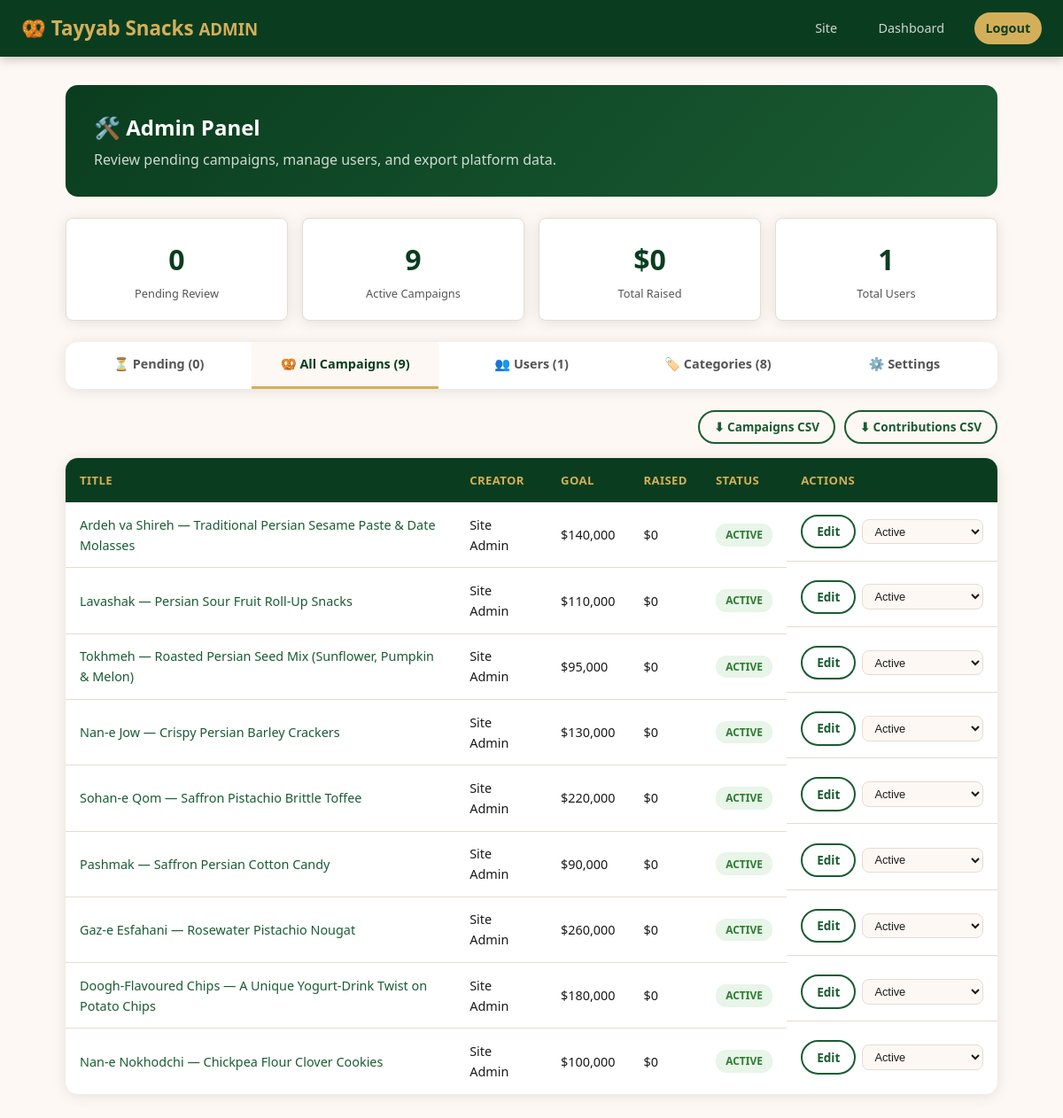
Screenshot of /admin.php?tab=campaigns (signed in) with the database file from the repository.
### tables this page shows
CREATE TABLE IF NOT EXISTS campaigns (
    id            INT UNSIGNED AUTO_INCREMENT PRIMARY KEY,
    user_id       INT UNSIGNED NOT NULL,
    category_id   INT UNSIGNED,
    title         VARCHAR(200) NOT NULL,
    description   TEXT NOT NULL,
    goal_amount   DECIMAL(12,2) NOT NULL,
    raised_amount DECIMAL(12,2) DEFAULT 0.00,
    city          VARCHAR(100),
    image_url     VARCHAR(500),
    deadline      DATE,
    status        ENUM('pending','active','funded','closed','rejected') DEFAULT 'pending',
    created_at    TIMESTAMP DEFAULT CURRENT_TIMESTAMP,
    updated_by    INT UNSIGNED NULL,
    updated_at    TIMESTAMP NULL,
    FOREIGN KEY (user_id)     REFERENCES users(id) ON DELETE CASCADE,
    FOREIGN KEY (category_id) REFERENCES categories(id) ON DELETE SET NULL,
    FOREIGN KEY (updated_by)  REFERENCES users(id) ON DELETE SET NULL,
    INDEX idx_status (status),
    INDEX idx_user (user_id)
);

CREATE TABLE IF NOT EXISTS users (
    id         INT UNSIGNED AUTO_INCREMENT PRIMARY KEY,
    name       VARCHAR(100) NOT NULL,
    email      VARCHAR(150) NOT NULL UNIQUE,
    password   VARCHAR(255) NOT NULL,
    phone      VARCHAR(30),
    city       VARCHAR(100),
    country    VARCHAR(100) DEFAULT 'Pakistan',
    is_admin   TINYINT(1) DEFAULT 0,
    is_verified TINYINT(1) DEFAULT 0,
    verification_token   VARCHAR(64) NULL,
    verification_expires  DATETIME NULL,
    created_at TIMESTAMP DEFAULT CURRENT_TIMESTAMP,
    INDEX idx_email (email)
);

### db.php (called while the page is built, shortened)
<?php
function e(string $s): string {
    return htmlspecialchars($s, ENT_QUOTES, 'UTF-8');
}

### admin.php (the view, shortened to what this page needs)
<?php
require_once __DIR__ . '/db.php';
$tab = $_GET['tab'] ?? 'pending';
$stats = $pdo->query(
    "SELECT (SELECT COUNT(*) FROM users) AS total_users,
            (SELECT COUNT(*) FROM campaigns WHERE status='pending') AS pending_count,
            (SELECT COUNT(*) FROM campaigns WHERE status='active') AS active_count,
            (SELECT COALESCE(SUM(raised_amount),0) FROM campaigns) AS total_raised,
            (SELECT COUNT(*) FROM contributions) AS total_contributions"
)->fetch();
$pending = $pdo->query(
    "SELECT c.*, u.name AS creator_name, cat.name AS cat_name FROM campaigns c
     JOIN users u ON u.id = c.user_id LEFT JOIN categories cat ON cat.id = c.category_id
     WHERE c.status = 'pending' ORDER BY c.created_at ASC"
)->fetchAll();
$allCampaigns = $pdo->query(
    "SELECT c.*, u.name AS creator_name, cat.name AS cat_name FROM campaigns c
     JOIN users u ON u.id = c.user_id LEFT JOIN categories cat ON cat.id = c.category_id
     ORDER BY c.created_at DESC"
)->fetchAll();
$users = $pdo->query('SELECT * FROM users ORDER BY created_at DESC')->fetchAll();
$categories = $pdo->query('SELECT * FROM categories ORDER BY name')->fetchAll();
?>
<!DOCTYPE html>
<html lang="en">
<head>
<link rel="stylesheet" href="style.css">
</head>
<body>
<nav class="navbar">
    <div class="nav-brand">🥨 <?= e(SITE_NAME) ?> <small style="color:var(--gold)">ADMIN</small></div>
    <div class="nav-links">
        <a href="index.php">Site</a>
        <a href="dashboard.php">Dashboard</a>
        <a href="logout.php" class="nav-btn">Logout</a>
    </div>
</nav>
<div class="dashboard-wrap" style="max-width:1100px">
    <div class="dashboard-header">
        <h2>🛠️ Admin Panel</h2>
        <p>Review pending campaigns, manage users, and export platform data.</p>
    </div>
    <div class="stat-cards">
        <div class="stat-card"><div class="num"><?= (int) $stats['pending_count'] ?></div><div class="lbl">Pending Review</div></div>
        <div class="stat-card"><div class="num"><?= (int) $stats['active_count'] ?></div><div class="lbl">Active Campaigns</div></div>
        <div class="stat-card"><div class="num">$<?= number_format((float) $stats['total_raised']) ?></div><div class="lbl">Total Raised</div></div>
        <div class="stat-card"><div class="num"><?= (int) $stats['total_users'] ?></div><div class="lbl">Total Users</div></div>
    </div>
    <div class="tabs">
        <a href="?tab=pending" class="tab-btn <?= $tab === 'pending' ? 'active' : '' ?>" style="text-decoration:none;display:block;text-align:center">⏳ Pending (<?= count($pending) ?>)</a>
        <a href="?tab=campaigns" class="tab-btn <?= $tab === 'campaigns' ? 'active' : '' ?>" style="text-decoration:none;display:block;text-align:center">🥨 All Campaigns (<?= count($allCampaigns) ?>)</a>
        <a href="?tab=users" class="tab-btn <?= $tab === 'users' ? 'active' : '' ?>" style="text-decoration:none;display:block;text-align:center">👥 Users (<?= count($users) ?>)</a>
        <a href="?tab=categories" class="tab-btn <?= $tab === 'categories' ? 'active' : '' ?>" style="text-decoration:none;display:block;text-align:center">🏷️ Categories (<?= count($categories) ?>)</a>
        <a href="?tab=settings" class="tab-btn <?= $tab === 'settings' ? 'active' : '' ?>" style="text-decoration:none;display:block;text-align:center">⚙️ Settings</a>
    </div>
    <?php if ($tab === 'pending'): ?>
        <?php if (!$pending): ?>
            <div class="empty-state"><div class="icon">✅</div><h3>No campaigns awaiting review</h3></div>
        <?php else: ?>
        <?php foreach ($pending as $c): ?>
        <div class="card" style="margin-bottom:1rem">
            <div class="card-body">
                <div style="display:flex;justify-content:space-between;flex-wrap:wrap;gap:1rem">
                    <div>
                        <div style="font-size:.78rem;color:var(--text-light);margin-bottom:.3rem">by <?= e($c['creator_name']) ?> · <?= e($c['cat_name'] ?? 'Uncategorized') ?> · <?= e($c['city'] ?: 'N/A') ?></div>
                        <div class="card-title" style="font-size:1.1rem"><?= e($c['title']) ?></div>
                        <p style="color:var(--text-mid);font-size:.9rem;margin-top:.4rem"><?= e($c['description']) ?></p>
                        <div style="margin-top:.5rem;font-weight:700;color:var(--green-deep)">Goal: $<?= number_format((float) $c['goal_amount']) ?></div>
                    </div>
                    <div style="display:flex;flex-direction:column;gap:.5rem;min-width:140px">
                        <a href="edit-campaign.php?id=<?= (int) $c['id'] ?>" class="btn btn-outline btn-full">✏️ Edit First</a>
                        <form method="post"><input type="hidden" name="_csrf" value="<?= e(csrf()) ?>"><input type="hidden" name="campaign_id" value="<?= (int) $c['id'] ?>"><button type="submit" name="set_status" value="active" class="btn btn-green btn-full">✓ Approve</button></form>
                        <form method="post" onsubmit="return confirm('Reject this campaign?')"><input type="hidden" name="_csrf" value="<?= e(csrf()) ?>"><input type="hidden" name="campaign_id" value="<?= (int) $c['id'] ?>"><button type="submit" name="set_status" value="rejected" class="btn btn-outline btn-full" style="color:#c00;border-color:#c00">✕ Reject</button></form>
                    </div>
                </div>
            </div>
        </div>
        <?php endforeach; ?>
        <?php endif; ?>
    <?php elseif ($tab === 'campaigns'): ?>
        <div style="display:flex;justify-content:flex-end;gap:.6rem;margin-bottom:1rem">
            <a href="?export=campaigns" class="btn btn-outline btn-sm">⬇ Campaigns CSV</a>
            <a href="?export=contributions" class="btn btn-outline btn-sm">⬇ Contributions CSV</a>
        </div>
        <table class="table">
            <thead><tr><th>Title</th><th>Creator</th><th>Goal</th><th>Raised</th><th>Status</th><th>Actions</th></tr></thead>
            <tbody>
                <?php foreach ($allCampaigns as $c): ?>
                <tr>
                    <td><a href="campaign.php?id=<?= (int) $c['id'] ?>" target="_blank"><?= e($c['title']) ?></a></td>
                    <td><?= e($c['creator_name']) ?></td>
                    <td>$<?= number_format((float) $c['goal_amount']) ?></td>
                    <td>$<?= number_format((float) $c['raised_amount']) ?></td>
                    <td><span class="badge badge-<?= e($c['status']) ?>"><?= e(ucfirst($c['status'])) ?></span></td>
                    <td style="display:flex;gap:.4rem;align-items:center">
                        <a href="edit-campaign.php?id=<?= (int) $c['id'] ?>" class="btn btn-sm btn-outline">Edit</a>
                        <form method="post" style="display:inline">
                            <select name="set_status" onchange="this.form.submit()" class="form-control" style="padding:.3rem .6rem;font-size:.8rem;width:auto;display:inline-block">
                                <option value="active" <?= $c['status']==='active'?'selected':'' ?>>Active</option>
                            </select>
                        </form>
                    </td>
                </tr>
                <?php endforeach; ?>
            </tbody>
        </table>
    <?php endif; ?>
</div>
</body>
</html>

### style.css (style rules this page uses)
:root { --green-deep: #0a3d1f; --green-mid: #1a5c33; --green-light: #2d7a4a; --amber: #d4770a; --amber-light: #f59e0b; --gold: #d4af5a; --gold-dark: #b8973b; --cream: #fdf8f3; --white: #ffffff; --text: #1a1a1a; --text-mid: #555; --text-light: #888; --border: #e5ddd4; --shadow: 0 2px 16px rgba(0,0,0,.10); --shadow-lg: 0 8px 32px rgba(0,0,0,.15); --radius: 14px; --radius-sm: 8px; --transition: .2s ease; }
*, *::before, *::after { box-sizing: border-box; margin: 0; padding: 0; }
body { font-family: 'Segoe UI', system-ui, sans-serif; background: var(--cream); color: var(--text); line-height: 1.6; }
a { color: var(--green-mid); text-decoration: none; }
.navbar { background: var(--green-deep); padding: 0 1.5rem; display: flex; align-items: center; justify-content: space-between; height: 64px; position: sticky; top: 0; z-index: 100; box-shadow: 0 2px 12px rgba(0,0,0,.25); }
.nav-brand { font-size: 1.4rem; font-weight: 800; color: var(--gold); }
.nav-links { display: flex; align-items: center; gap: 1.3rem; }
.nav-links a { color: rgba(255,255,255,.8); font-size: .9rem; font-weight: 500; padding: .4rem .8rem; border-radius: 6px; transition: var(--transition); }
.nav-btn { background: var(--gold) !important; color: var(--green-deep) !important; font-weight: 700 !important; border-radius: 20px !important; }
.btn { display: inline-flex; align-items: center; gap: .4rem; padding: .7rem 1.6rem; border-radius: 25px; font-size: .95rem; font-weight: 600; cursor: pointer; border: none; transition: var(--transition); text-decoration: none; }
.btn-outline { background: transparent; color: var(--green-mid); border: 2px solid var(--green-mid); }
.btn-sm { padding: .4rem 1rem; font-size: .85rem; }
.form-control { width: 100%; padding: .7rem 1rem; border: 1.5px solid var(--border); border-radius: var(--radius-sm); font-size: .95rem; color: var(--text); background: var(--cream); outline: none; transition: var(--transition); }
.dashboard-wrap { max-width: 960px; margin: 2rem auto; padding: 0 1.5rem; }
.dashboard-header { background: linear-gradient(135deg, var(--green-deep), #1a5c33); color: var(--white); border-radius: var(--radius); padding: 1.8rem 2rem; margin-bottom: 1.5rem; }
.dashboard-header h2 { font-size: 1.5rem; font-weight: 700; }
.dashboard-header p { opacity: .8; margin-top: .3rem; }
.stat-cards { display: grid; grid-template-columns: repeat(auto-fit, minmax(180px, 1fr)); gap: 1rem; margin-bottom: 1.5rem; }
.stat-card { background: var(--white); border-radius: var(--radius-sm); padding: 1.2rem; box-shadow: var(--shadow); border: 1.5px solid var(--border); text-align: center; }
.stat-card .num { font-size: 2rem; font-weight: 800; color: var(--green-deep); }
.stat-card .lbl { font-size: .8rem; color: var(--text-mid); margin-top: .2rem; }
.table { width: 100%; border-collapse: collapse; background: var(--white); border-radius: var(--radius); overflow: hidden; box-shadow: var(--shadow); }
.table th { background: var(--green-deep); color: var(--gold); padding: .9rem 1rem; text-align: left; font-size: .82rem; text-transform: uppercase; letter-spacing: .4px; }
.table td { padding: .85rem 1rem; border-bottom: 1px solid var(--border); font-size: .9rem; }
.table tr:last-child td { border-bottom: none; }
.badge { display: inline-block; padding: .2rem .7rem; border-radius: 12px; font-size: .75rem; font-weight: 700; text-transform: uppercase; }
.badge-active { background: #e8f5e9; color: #2e7d32; }
.tabs { display: flex; background: var(--white); border-radius: var(--radius); overflow: hidden; box-shadow: var(--shadow); margin-bottom: 1.5rem; }
.tab-btn { flex: 1; padding: .85rem; font-size: .9rem; font-weight: 600; background: none; border: none; cursor: pointer; color: var(--text-mid); border-bottom: 3px solid transparent; transition: var(--transition); }
.tab-btn.active { color: var(--green-deep); border-bottom-color: var(--gold); background: var(--cream); }

### rows the page displays
campaigns: title "Ardeh va Shireh — Traditional Persian Sesame Paste & Date Molasses", user.name "Site Admin", goal_amount "140,000", raised_amount "0", status "ACTIVE", set_status "Active"
campaigns: title "Lavashak — Persian Sour Fruit Roll-Up Snacks", user.name "Site Admin", goal_amount "110,000", raised_amount "0", status "ACTIVE", set_status "Active"
campaigns: title "Tokhmeh — Roasted Persian Seed Mix (Sunflower, Pumpkin & Melon)", user.name "Site Admin", goal_amount "95,000", raised_amount "0", status "ACTIVE", set_status "Active"
campaigns: title "Nan-e Jow — Crispy Persian Barley Crackers", user.name "Site Admin", goal_amount "130,000", raised_amount "0", status "ACTIVE", set_status "Active"
campaigns: title "Sohan-e Qom — Saffron Pistachio Brittle Toffee", user.name "Site Admin", goal_amount "220,000", raised_amount "0", status "ACTIVE", set_status "Active"
campaigns: title "Pashmak — Saffron Persian Cotton Candy", user.name "Site Admin", goal_amount "90,000", raised_amount "0", status "ACTIVE", set_status "Active"
campaigns: title "Gaz-e Esfahani — Rosewater Pistachio Nougat", user.name "Site Admin", goal_amount "260,000", raised_amount "0", status "ACTIVE", set_status "Active"
campaigns: title "Doogh-Flavoured Chips — A Unique Yogurt-Drink Twist on Potato Chips", user.name "Site Admin", goal_amount "180,000", raised_amount "0", status "ACTIVE", set_status "Active"
campaigns: title "Nan-e Nokhodchi — Chickpea Flour Clover Cookies", user.name "Site Admin", goal_amount "100,000", raised_amount "0", status "ACTIVE", set_status "Active"

### other values shown
SITE_NAME "Tayyab Snacks"
$stats['pending_count'] "0"
$stats['active_count'] "9"
$stats['total_raised'] "0"
$stats['total_users'] "1"
count($pending) "0"
count($allCampaigns) "9"
count($users) "1"
count($categories) "8"
